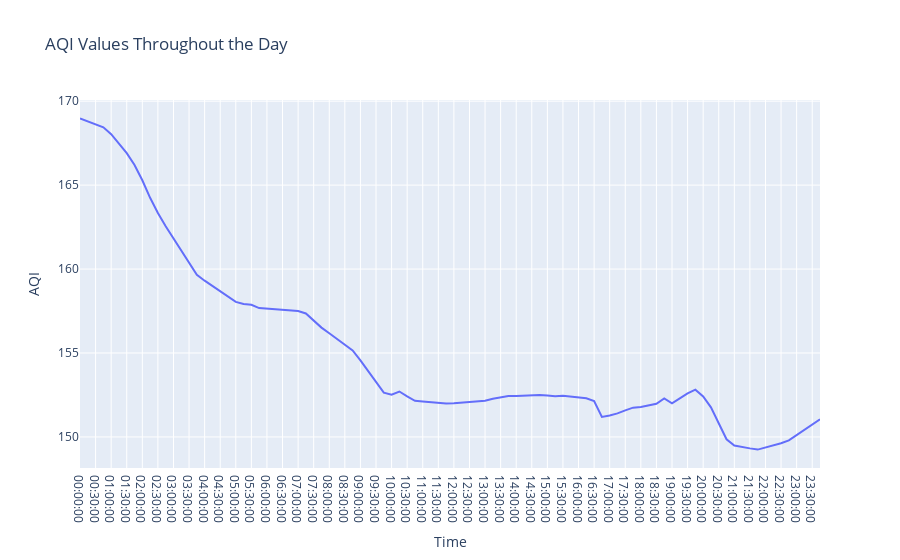

This figure's notebook cell:
### Markdown cell above
Should we remove sundays from our analysis?

### Code cell
dfa['From'] = pd.to_datetime(dfa['From'])
df_sunday = dfa[dfa['From'].dt.dayofweek == 6]  # 0: Monday, 6: Sunday

# Convert 'From' column to datetime data type
df_sunday['From'] = pd.to_datetime(df_sunday['From'])

# Extract the time component from 'From' column
df_sunday['Time'] = df_sunday['From'].dt.time

# Group the AQI values by 'Time' column and calculate the average
df_daily_sunday = df_sunday.groupby('Time').mean()

# Create a line plot for the AQI values throughout the day
trace = go.Scatter(
    x=df_daily.index,
    y=df_daily_sunday["AQI_calculated"],
    mode="lines",
    name="AQI"
)

# Create the layout for the plot
layout = go.Layout(
    title="AQI Values Throughout the Day",
    xaxis=dict(title="Time"),
    yaxis=dict(title="AQI")
)

# Combine the trace and layout into a figure and display the plot
fig = go.Figure(data=[trace], layout=layout)
fig.show()

### Figure 1 — Plotly figure (JSON) as saved in the notebook; plotly's stock layout.template omitted (floating-point values rounded to 4 significant figures)
{"data": [{"mode": "lines", "name": "AQI", "type": "scatter", "x": ["00:00:00", "00:15:00", "00:30:00", "00:45:00", "01:00:00", "01:15:00", "01:30:00", "01:45:00", "02:00:00", "02:15:00", "02:30:00", "02:45:00", "03:00:00", "03:15:00", "03:30:00", "03:45:00", "04:00:00", "04:15:00", "04:30:00", "04:45:00", "05:00:00", "05:15:00", "05:30:00", "05:45:00", "06:00:00", "06:15:00", "06:30:00", "06:45:00", "07:00:00", "07:15:00", "07:30:00", "07:45:00", "08:00:00", "08:15:00", "08:30:00", "08:45:00", "09:00:00", "09:15:00", "09:30:00", "09:45:00", "10:00:00", "10:15:00", "10:30:00", "10:45:00", "11:00:00", "11:15:00", "11:30:00", "11:45:00", "12:00:00", "12:15:00", "12:30:00", "12:45:00", "13:00:00", "13:15:00", "13:30:00", "13:45:00", "14:00:00", "14:15:00", "14:30:00", "14:45:00", "15:00:00", "15:15:00", "15:30:00", "15:45:00", "16:00:00", "16:15:00", "16:30:00", "16:45:00", "17:00:00", "17:15:00", "17:30:00", "17:45:00", "18:00:00", "18:15:00", "18:30:00", "18:45:00", "19:00:00", "19:15:00", "19:30:00", "19:45:00", "20:00:00", "20:15:00", "20:30:00", "20:45:00", "21:00:00", "21:15:00", "21:30:00", "21:45:00", "22:00:00", "22:15:00", "22:30:00", "22:45:00", "23:00:00", "23:15:00", "23:30:00", "23:45:00"], "y": [169.0, 168.8, 168.6, 168.4, 168.0, 167.5, 166.9, 166.2, 165.3, 164.2, 163.3, 162.6, 161.8, 161.1, 160.3, 159.7, 159.3, 159.0, 158.7, 158.4, 158.0, 157.9, 157.9, 157.7, 157.6, 157.6, 157.6, 157.5, 157.5, 157.4, 157.0, 156.5, 156.2, 155.8, 155.5, 155.2, 154.6, 153.9, 153.3, 152.6, 152.5, 152.7, 152.4, 152.2, 152.1, 152.1, 152.0, 152.0, 152.0, 152.0, 152.1, 152.1, 152.2, 152.3, 152.3, 152.4, 152.4, 152.5, 152.5, 152.5, 152.5, 152.4, 152.5, 152.4, 152.4, 152.3, 152.1, 151.2, 151.3, 151.4, 151.6, 151.7, 151.8, 151.9, 152.0, 152.3, 152.0, 152.3, 152.6, 152.8, 152.4, 151.8, 150.8, 149.9, 149.5, 149.4, 149.3, 149.2, 149.4, 149.5, 149.6, 149.8, 150.1, 150.4, 150.7, 151.1]}], "layout": {"title": {"text": "AQI Values Throughout the Day"}, "xaxis": {"title": {"text": "Time"}}, "yaxis": {"title": {"text": "AQI"}}}}
